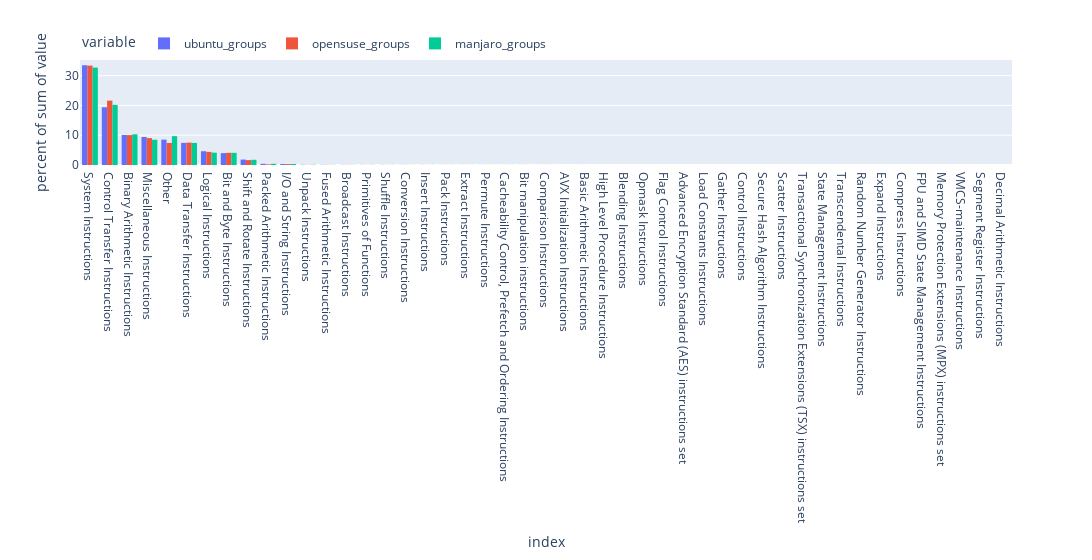

The code cell stored with this chart in its notebook:
### Markdown cell above
### Build a histogram of the total instruction group usage

### Code cell
total_groups_histogram(width=2000)

### Figure 1 — Plotly figure (JSON) as saved in the notebook; plotly's stock layout.template omitted (floating-point values rounded to 4 significant figures)
{"data": [{"alignmentgroup": "True", "bingroup": "x", "histfunc": "sum", "histnorm": "percent", "hovertemplate": "variable=ubuntu_groups<br>index=%{x}<br>percent of sum of value=%{y}<extra></extra>", "legendgroup": "ubuntu_groups", "marker": {"color": "#636efa", "pattern": {"shape": ""}}, "name": "ubuntu_groups", "offsetgroup": "ubuntu_groups", "orientation": "v", "showlegend": true, "type": "histogram", "x": ["System Instructions", "Control Transfer Instructions", "Binary Arithmetic Instructions", "Miscellaneous Instructions", "Other", "Data Transfer Instructions", "Logical Instructions", "Bit and Byte Instructions", "Shift and Rotate Instructions", "Packed Arithmetic Instructions", "I/O and String Instructions", "Unpack Instructions", "Fused Arithmetic Instructions", "Broadcast Instructions", "Primitives of Functions", "Shuffle Instructions", "Conversion Instructions", "Insert Instructions", "Pack Instructions", "Extract Instructions", "Permute Instructions", "Cacheability Control, Prefetch and Ordering Instructions", "Bit manipulation instructions", "Comparison Instructions", "AVX Initialization Instructions", "Basic Arithmetic Instructions", "High Level Procedure Instructions", "Blending Instructions", "Opmask Instructions", "Flag Control Instructions", "Advanced Encryption Standard (AES) instructions set", "Load Constants Instructions", "Gather Instructions", "Control Instructions", "Secure Hash Algorithm Instructions", "Scatter Instructions", "Transactional Synchronization Extensions (TSX) instructions set", "State Management Instructions", "Transcendental Instructions", "Random Number Generator Instructions", "Expand Instructions", "Compress Instructions", "FPU and SIMD State Management Instructions", "Memory Protection Extensions (MPX) instructions set", "VMCS-maintenance Instructions", "Segment Register Instructions", "Decimal Arithmetic Instructions"], "xaxis": "x", "y": [65463853, 37888599, 19684053, 18377036, 16657752, 14535073, 9027764, 7792478, 3565129, 773271, 656638, 182892, 123236, 90783, 86409, 75562, 70256, 59791, 46189, 36298, 38072, 33396, 40120, 31381, 21649, 24182, 16589, 5536, 8264, 3646, 2710, 4068, 1921, 3114, 913, 892, 195, 72, 171, 64, 0, 28, 12, 5, 4, 3, 0], "yaxis": "y"}, {"alignmentgroup": "True", "bingroup": "x", "histfunc": "sum", "histnorm": "percent", "hovertemplate": "variable=opensuse_groups<br>index=%{x}<br>percent of sum of value=%{y}<extra></extra>", "legendgroup": "opensuse_groups", "marker": {"color": "#EF553B", "pattern": {"shape": ""}}, "name": "opensuse_groups", "offsetgroup": "opensuse_groups", "orientation": "v", "showlegend": true, "type": "histogram", "x": ["System Instructions", "Control Transfer Instructions", "Binary Arithmetic Instructions", "Miscellaneous Instructions", "Other", "Data Transfer Instructions", "Logical Instructions", "Bit and Byte Instructions", "Shift and Rotate Instructions", "Packed Arithmetic Instructions", "I/O and String Instructions", "Unpack Instructions", "Fused Arithmetic Instructions", "Broadcast Instructions", "Primitives of Functions", "Shuffle Instructions", "Conversion Instructions", "Insert Instructions", "Pack Instructions", "Extract Instructions", "Permute Instructions", "Cacheability Control, Prefetch and Ordering Instructions", "Bit manipulation instructions", "Comparison Instructions", "AVX Initialization Instructions", "Basic Arithmetic Instructions", "High Level Procedure Instructions", "Blending Instructions", "Opmask Instructions", "Flag Control Instructions", "Advanced Encryption Standard (AES) instructions set", "Load Constants Instructions", "Gather Instructions", "Control Instructions", "Secure Hash Algorithm Instructions", "Scatter Instructions", "Transactional Synchronization Extensions (TSX) instructions set", "State Management Instructions", "Transcendental Instructions", "Random Number Generator Instructions", "Expand Instructions", "Compress Instructions", "FPU and SIMD State Management Instructions", "Memory Protection Extensions (MPX) instructions set", "VMCS-maintenance Instructions", "Segment Register Instructions", "Decimal Arithmetic Instructions"], "xaxis": "x", "y": [70140474, 45443148, 21081824, 18968858, 15565456, 15813376, 9266962, 8610545, 3442294, 469744, 633499, 86774, 125007, 108224, 43581, 41681, 55789, 33938, 25306, 29104, 29290, 41065, 31473, 26267, 22545, 13712, 7637, 11474, 8153, 6568, 5520, 1857, 3278, 2136, 1905, 1028, 130, 72, 46, 30, 48, 24, 7, 8, 6, 4, 2], "yaxis": "y"}, {"alignmentgroup": "True", "bingroup": "x", "histfunc": "sum", "histnorm": "percent", "hovertemplate": "variable=manjaro_groups<br>index=%{x}<br>percent of sum of value=%{y}<extra></extra>", "legendgroup": "manjaro_groups", "marker": {"color": "#00cc96", "pattern": {"shape": ""}}, "name": "manjaro_groups", "offsetgroup": "manjaro_groups", "orientation": "v", "showlegend": true, "type": "histogram", "x": ["System Instructions", "Control Transfer Instructions", "Binary Arithmetic Instructions", "Miscellaneous Instructions", "Other", "Data Transfer Instructions", "Logical Instructions", "Bit and Byte Instructions", "Shift and Rotate Instructions", "Packed Arithmetic Instructions", "I/O and String Instructions", "Unpack Instructions", "Fused Arithmetic Instructions", "Broadcast Instructions", "Primitives of Functions", "Shuffle Instructions", "Conversion Instructions", "Insert Instructions", "Pack Instructions", "Extract Instructions", "Permute Instructions", "Cacheability Control, Prefetch and Ordering Instructions", "Bit manipulation instructions", "Comparison Instructions", "AVX Initialization Instructions", "Basic Arithmetic Instructions", "High Level Procedure Instructions", "Blending Instructions", "Opmask Instructions", "Flag Control Instructions", "Advanced Encryption Standard (AES) instructions set", "Load Constants Instructions", "Gather Instructions", "Control Instructions", "Secure Hash Algorithm Instructions", "Scatter Instructions", "Transactional Synchronization Extensions (TSX) instructions set", "State Management Instructions", "Transcendental Instructions", "Random Number Generator Instructions", "Expand Instructions", "Compress Instructions", "FPU and SIMD State Management Instructions", "Memory Protection Extensions (MPX) instructions set", "VMCS-maintenance Instructions", "Segment Register Instructions", "Decimal Arithmetic Instructions"], "xaxis": "x", "y": [81352037, 50216401, 25626677, 21076495, 24078434, 18422029, 10311430, 10170233, 4347367, 969109, 832925, 232001, 132263, 118837, 115595, 96131, 66237, 77246, 63326, 54702, 48741, 38535, 26991, 33068, 28161, 21318, 15518, 12761, 9664, 3677, 4169, 2916, 3067, 2332, 1465, 1003, 189, 192, 82, 22, 48, 32, 9, 8, 4, 3, 1], "yaxis": "y"}], "layout": {"barmode": "group", "legend": {"orientation": "h", "title": {"text": "variable"}, "tracegroupgap": 0, "x": 0, "xanchor": "left", "y": 1.02, "yanchor": "bottom"}, "margin": {"t": 60}, "width": 2000, "xaxis": {"anchor": "y", "domain": [0, 1], "title": {"text": "index"}}, "yaxis": {"anchor": "x", "domain": [0, 1], "title": {"text": "percent of sum of value"}}}}
